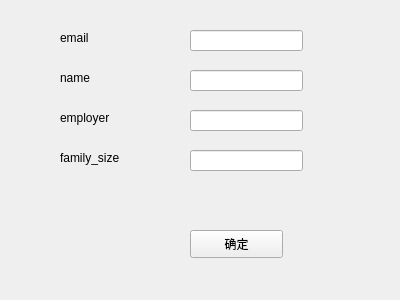
<?xml version="1.0" encoding="UTF-8"?>
<ui version="4.0">
 <class>register_resident</class>
 <widget class="QWidget" name="register_resident">
  <property name="geometry">
   <rect>
    <x>0</x>
    <y>0</y>
    <width>400</width>
    <height>300</height>
   </rect>
  </property>
  <property name="windowTitle">
   <string>register_resident</string>
  </property>
  <widget class="QLabel" name="label_4">
   <property name="geometry">
    <rect>
     <x>60</x>
     <y>150</y>
     <width>72</width>
     <height>15</height>
    </rect>
   </property>
   <property name="text">
    <string>family_size</string>
   </property>
  </widget>
  <widget class="QLineEdit" name="lineEdit">
   <property name="geometry">
    <rect>
     <x>190</x>
     <y>30</y>
     <width>113</width>
     <height>21</height>
    </rect>
   </property>
  </widget>
  <widget class="QLabel" name="label_3">
   <property name="geometry">
    <rect>
     <x>60</x>
     <y>110</y>
     <width>72</width>
     <height>15</height>
    </rect>
   </property>
   <property name="text">
    <string>employer</string>
   </property>
  </widget>
  <widget class="QLabel" name="label_2">
   <property name="geometry">
    <rect>
     <x>60</x>
     <y>70</y>
     <width>72</width>
     <height>15</height>
    </rect>
   </property>
   <property name="text">
    <string>name</string>
   </property>
  </widget>
  <widget class="QLineEdit" name="lineEdit_3">
   <property name="geometry">
    <rect>
     <x>190</x>
     <y>110</y>
     <width>113</width>
     <height>21</height>
    </rect>
   </property>
  </widget>
  <widget class="QLineEdit" name="lineEdit_4">
   <property name="geometry">
    <rect>
     <x>190</x>
     <y>150</y>
     <width>113</width>
     <height>21</height>
    </rect>
   </property>
  </widget>
  <widget class="QLabel" name="label">
   <property name="geometry">
    <rect>
     <x>60</x>
     <y>30</y>
     <width>72</width>
     <height>15</height>
    </rect>
   </property>
   <property name="text">
    <string>email</string>
   </property>
  </widget>
  <widget class="QLineEdit" name="lineEdit_2">
   <property name="geometry">
    <rect>
     <x>190</x>
     <y>70</y>
     <width>113</width>
     <height>21</height>
    </rect>
   </property>
  </widget>
  <widget class="QPushButton" name="pushButton">
   <property name="geometry">
    <rect>
     <x>190</x>
     <y>230</y>
     <width>93</width>
     <height>28</height>
    </rect>
   </property>
   <property name="text">
    <string>确定</string>
   </property>
  </widget>
 </widget>
 <resources/>
 <connections/>
</ui>
